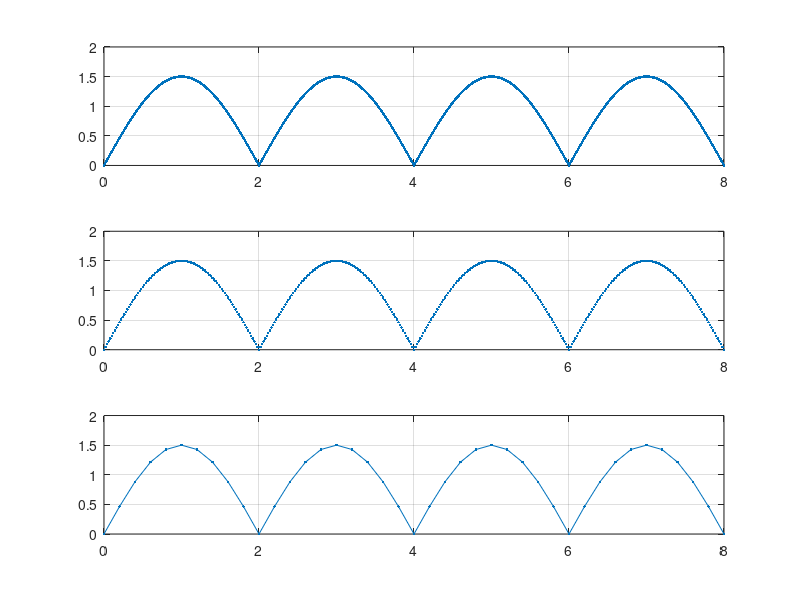

This chart was generated by the following MATLAB code:
t=0:0.002:8
x=1.5*sin(2*pi*0.25*t)

y=abs(x)
subplot(3,1,1)
plot(t,y,'.')
grid on

t=0:0.02:8
x=1.5*sin(2*pi*0.25*t)

y=abs(x)
subplot(3,1,2)
plot(t,y,'.')
grid on

t=0:0.2:8
x=1.5*sin(2*pi*0.25*t)

y=abs(x)
subplot(3,1,3)
plot(t,y,'.-')
grid on